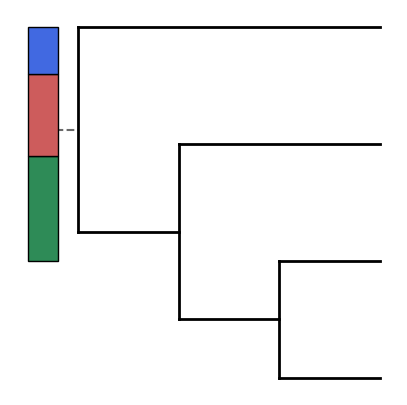

Generate this figure with Python:
import baltic as bt
from baltic import bt_utils

import matplotlib as mpl
from matplotlib import pyplot as plt
from matplotlib.gridspec import GridSpec

mpl.use("Agg")

fig = plt.figure(figsize=(5,5),facecolor='w')
gs = GridSpec(1,1)

ax = plt.subplot(gs[0])

state_set = ["Lithuania", "Latvia", "Estonia"]
state_probs = [0.45, 0.35, 0.2]

treestring = '((("A":1,"B":1):1,"C":2):1,"D":3);'
ll = bt.make_tree(treestring, 'divergence')
ll.root.traits = {'location.states.set': state_set, 'location.states.set.prob': state_probs}
ll.treeStats()

state_colours = {'Lithuania': 'seagreen', 'Latvia': 'indianred', 'Estonia': 'royalblue', 'other': 'lightgray'}

ll.plot_tree(ax)
bt_utils.plot_node_bar(ax, node = ll.root, traitName = 'location.states', traitColourDict = state_colours, xyFxn = lambda k: (-0.5, 1.5), 
                       connectingCorner='lower middle', height = 2, width = 0.3, ec = 'k', orientation = 'vertical')

bt_utils.clean_axes(ax)

plt.savefig('basic-tree-bar.png', bbox_inches='tight')
